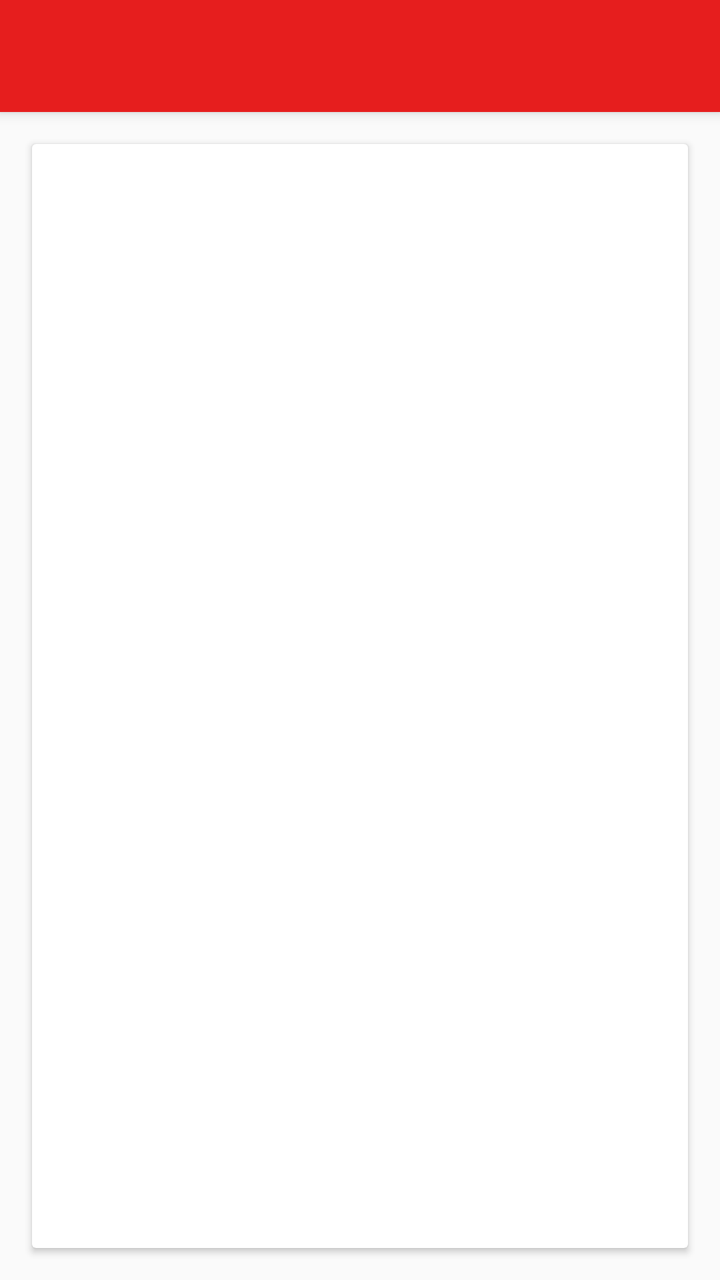
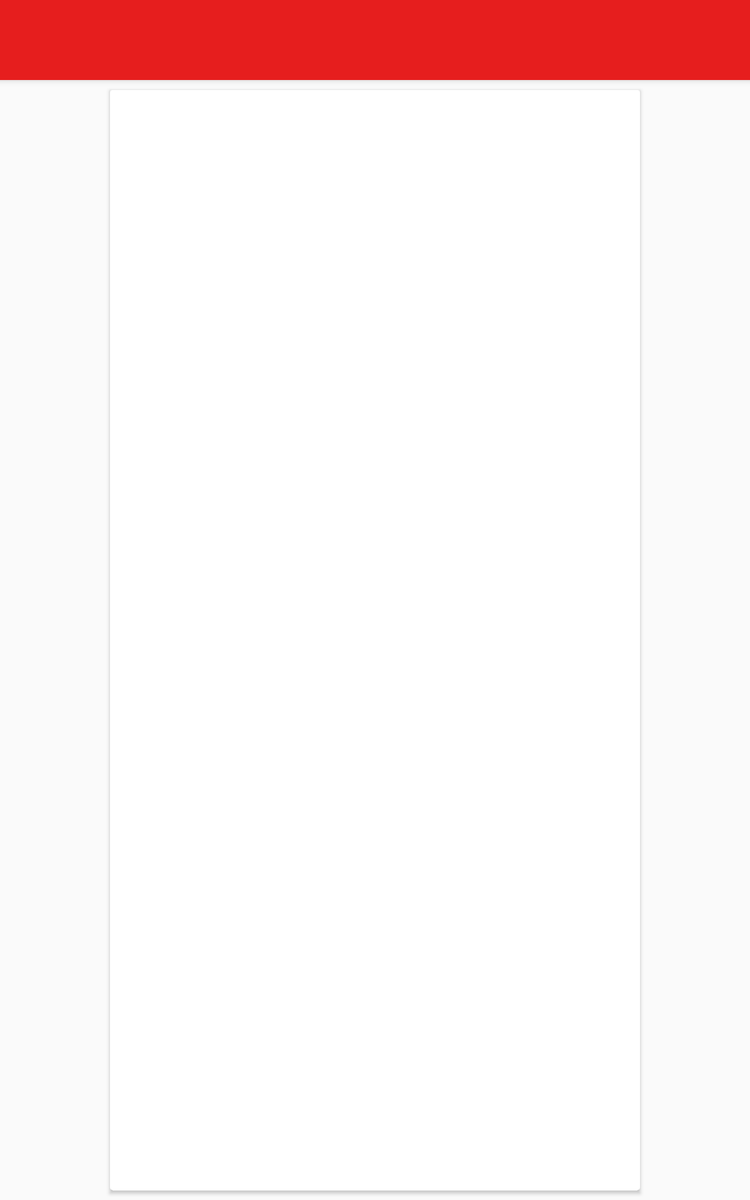

An Android layout and its configuration variant, each rendered on a device that would load it. The default file and the variant file are quoted in full after the pictures.
<!-- AndroidManifest.xml: application theme AppTheme -->
<!-- res/layout/activity_recent_tracks.xml -->
<RelativeLayout
    xmlns:card_view="http://schemas.android.com/apk/res-auto"
    xmlns:android="http://schemas.android.com/apk/res/android"
    android:layout_height="match_parent"
    android:layout_width="match_parent">

    <include
        android:id="@+id/toolbar"
        layout="@layout/toolbar" />

    <android.support.v7.widget.CardView

        xmlns:card_view="http://schemas.android.com/apk/res-auto"
        android:layout_below="@+id/toolbar"
        android:id="@+id/list_card"
        android:layout_width="match_parent"
        android:layout_height="fill_parent"
        android:layout_margin="16dp"
        android:transitionName="listCard"
        android:layout_marginBottom="@dimen/card_between_space_margin">

        <LinearLayout


            android:layout_width="match_parent"
            android:layout_height="match_parent"

            android:orientation="vertical">



            <ListView
                android:id="@+id/list_recent_tracks"
                android:layout_width="match_parent"
                android:layout_height="0dp"
                android:layout_weight="1"/>




        </LinearLayout>


        </android.support.v7.widget.CardView>


</RelativeLayout>
<!-- res/layout/toolbar.xml (included above) -->
<android.support.v7.widget.Toolbar xmlns:android="http://schemas.android.com/apk/res/android"
        android:layout_width="match_parent"
        android:layout_height="wrap_content"
        android:background="@color/lastfm_red"
        android:theme="@style/ThemeOverlay.AppCompat.Dark"
        android:elevation="4dp">

    </android.support.v7.widget.Toolbar>
<!-- resources referenced by this layout -->
<resources>
  <color name="lastfm_red">#E61E1E</color>
  <dimen name="card_between_space_margin">10dp</dimen>
  <!-- from res/values-v21/ -->
  <style name="AppTheme" parent="Theme.AppCompat.Light.NoActionBar">
          
          
          <item name="android:colorPrimary">@color/lastfm_red</item>
          
          <item name="android:colorPrimaryDark">@color/lastfm_red_dark</item>
          <item name="android:textColorPrimary">@color/text_primary</item>
  
      </style>
  <color name="lastfm_red_dark">#C71A1A</color>
  <color name="text_primary">#ffffff</color>
</resources>
<!-- res/layout-sw600dp/activity_recent_tracks.xml (the repository's variant of the layout above) -->
<!-- drawn on a 7-inch tablet held upright -->
<RelativeLayout
    xmlns:card_view="http://schemas.android.com/apk/res-auto"
    xmlns:android="http://schemas.android.com/apk/res/android"
    android:layout_height="match_parent"
    android:layout_width="match_parent">

    <include
        android:id="@+id/toolbar"
        layout="@layout/toolbar" />

    <FrameLayout
        android:layout_below="@+id/toolbar"
        android:layout_width="match_parent"
        android:layout_height="match_parent"
        android:paddingLeft="@dimen/padding_tablet_app"
        android:paddingRight="@dimen/padding_tablet_app">

        <android.support.v7.widget.CardView

            android:id="@+id/list_card"
            android:layout_width="match_parent"
            android:layout_height="fill_parent"
            android:layout_margin="@dimen/cards_dimen"
            android:transitionName="listCard"
            android:layout_marginBottom="@dimen/card_between_space_margin">

            <LinearLayout
                android:layout_width="match_parent"
                android:layout_height="match_parent"
                android:paddingTop="@dimen/padding_lists"
                android:orientation="vertical">

                <ListView
                    android:id="@+id/list_recent_tracks"
                    android:layout_width="match_parent"
                    android:layout_height="0dp"
                    android:layout_weight="1"/>

            </LinearLayout>

        </android.support.v7.widget.CardView>

    </FrameLayout>

    <ProgressBar
        android:background="@color/background_floating_material_light"
        android:id="@+id/progress_bar_recent"
        style="?android:attr/progressBarStyleSmall"
        android:layout_width="match_parent"
        android:layout_height="match_parent"
        android:layout_centerHorizontal="true"
        android:layout_centerVertical="true"
        android:visibility="gone"
        android:indeterminateDrawable="@drawable/progress" />

</RelativeLayout>
<!-- resources referenced by the variant -->
<!-- as a 7-inch tablet held upright resolves them -->
<resources>
  <color name="lastfm_red">#E61E1E</color>
  <dimen name="card_between_space_margin">10dp</dimen>
  <dimen name="cards_dimen">8dp</dimen>
  <dimen name="padding_lists">5dp</dimen>
  <dimen name="padding_tablet_app">80dp</dimen>
  <!-- drawable progress (drawable) -->
  <?xml version="1.0" encoding="utf-8"?>
  <rotate>
      <shape
          xmlns:android="http://schemas.android.com/apk/res/android"
          android:innerRadiusRatio="3"
          android:shape="ring"
          android:thicknessRatio="8"
          android:useLevel="false">
  
          <size
              android:height="48dip"
              android:width="48dip" />
  
          <gradient
              android:centerColor="@color/lastfm_red"
              android:centerY="0.50"
              android:endColor="@color/lastfm_red_dark"
              android:startColor="@color/background_floating_material_dark"
              android:type="sweep"
              android:useLevel="false" />
      </shape>
  </rotate>
  <!-- from res/values-v21/ -->
  <style name="AppTheme" parent="Theme.AppCompat.Light.NoActionBar">
          
          
          <item name="android:colorPrimary">@color/lastfm_red</item>
          
          <item name="android:colorPrimaryDark">@color/lastfm_red_dark</item>
          <item name="android:textColorPrimary">@color/text_primary</item>
  
      </style>
  <color name="lastfm_red_dark">#C71A1A</color>
  <color name="text_primary">#ffffff</color>
</resources>
